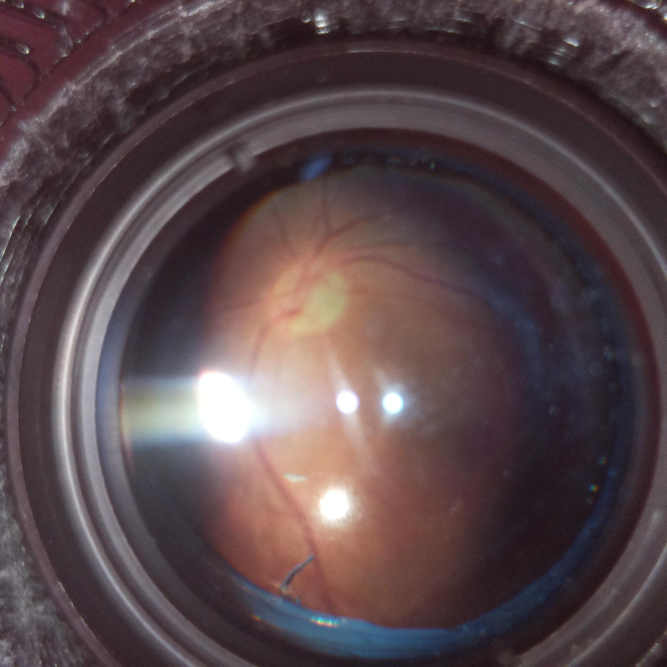
#> input picture Test1/ 11960_left.jpeg, 2000 x 2000 px (shown at 1/3 size)
$ python -i data_preprocess.py   (imports and definitions only)   (Python 2 division)   (older library calls are emulated)
#> lines starting #> are read from the running program, lines starting #| are printed output that depends on the picture; after the words box and inside, x2 and y2 are one past the last pixel; in counts of white or black regions, pixels touching at a corner belong together
#> in process_image, a is the input picture: shape (2000, 2000, 3); mean B, G, R 76.1, 72.3, 89.2
"""
Scales, cuts radius, and color balances all data in ./data folder.

See code at
https://github.com/btgraham/SparseConvNet/blob/kaggle_Diabetic_Retinopathy_competition/Data/kaggleDiabeticRetinopathy/preprocessImages.py

See code at: https://github.com/JeffreyDF/kaggle_diabetic_retinopathy/blob/master/generators.py
"""

import cv2
import IPython
import numpy as np
from PIL import Image, ImageChops, ImageOps

DO_TEST = False
scale = 180

fp = 'train/*.jpeg'

size = 512, 512
scale = 500


def scaleRadius(img, scale):
#> called with scale = 500
    x = img[img.shape[0]/2, :, :].sum(1)
#> x = 2000 values, max 663 at index 219, min 99 at index 1832, mean 282.6
    r = (x > x.mean()/10).sum()/2
#> r = 1000
    s = scale*1.0/r
#> s = 0.5
    return cv2.resize(img, (0, 0), fx=s, fy=s)


def process_image(f):
    a = cv2.imread(f)

    # Radius crop and color balance.
    a = scaleRadius(a, scale)
    b = np.zeros(a.shape)
    cv2.circle(b, (a.shape[1]/2, a.shape[0]/2), int(scale*0.9), (1, 1, 1), -1, 8, 0)
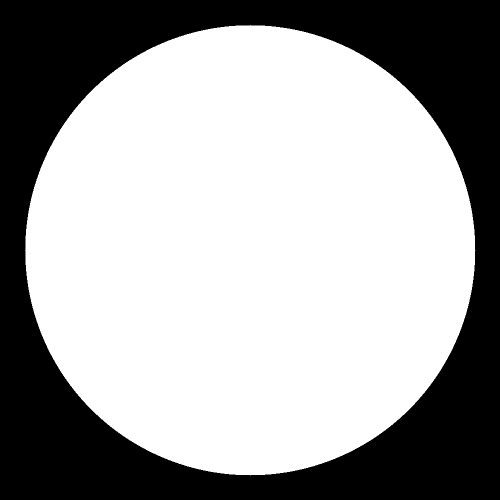
#> b: shape (1000, 1000, 3) float64 (shown at 1/2 size); values 0 (black) and 1 (white), 63.6% white; 1 black region, box (x1, y1, x2, y2) and area: (0, 0, 1000, 1000) 363879
    aa = cv2.addWeighted(a, 4, cv2.GaussianBlur(a, (0, 0), scale/30), -4, 128)*b + 128*(1 - b)
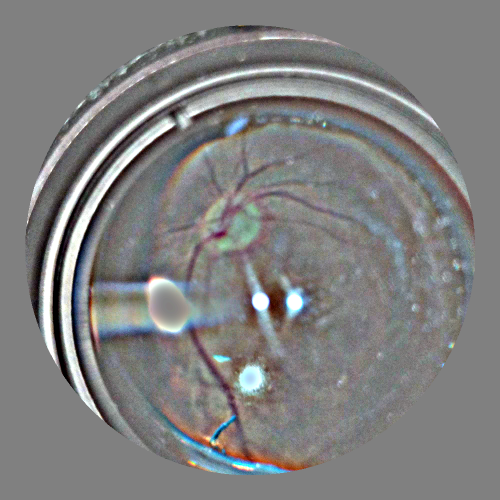
#> aa: shape (1000, 1000, 3) float64 (shown at 1/2 size); mean B, G, R 127.3, 127.3, 127.6

    # Remove border.
    image = Image.fromarray(np.uint8(aa))
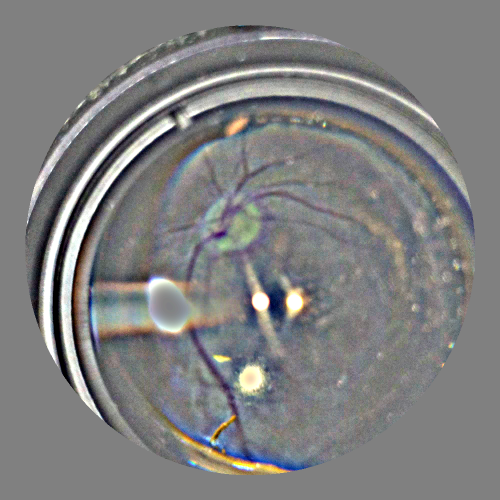
#> image: PIL image 1000x1000 RGB (shown at 1/2 size); mean R, G, B 127.3, 127.3, 127.6
    diff = max(image.size) - min(image.size)
#> diff = 0
    crop_size = diff/2
#> crop_size = 0

    if image.size[0] > image.size[1]:
        crop = image.crop(
            (
                crop_size,
                0,
                image.size[0] - crop_size,
                image.size[1]
            )
        )
    else:
        crop = image.crop(
            (
                0,
                crop_size,
                image.size[0],
                image.size[1] - crop_size
            )
        )

    # Handle rounding issues.
    max_side = max(crop.size)
#> max_side = 1000
    crop = crop.resize((max_side, max_side), Image.ANTIALIAS)

    # Resize.
    crop.thumbnail(size, Image.ANTIALIAS)
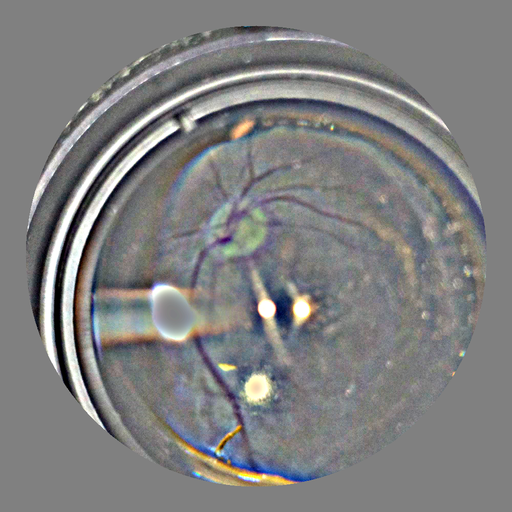
#> crop: PIL image 512x512 RGB; mean R, G, B 127.3, 127.3, 127.6

    return np.asarray(crop, dtype=np.uint8)

>>> result = process_image('../Test1/ 11960_left.jpeg')

$ run again, on Test1/1019_LB.jpeg
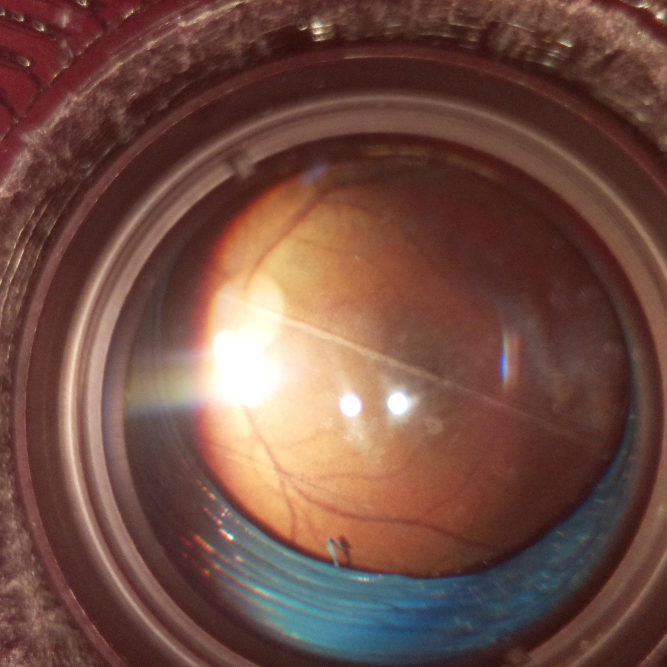
#> input picture Test1/1019_LB.jpeg, 2000 x 2000 px (shown at 1/3 size)
#> in process_image, a is the input picture: shape (2000, 2000, 3); mean B, G, R 67.7, 78, 114
#> x = 2000 values, max 757 at index 688, min 103 at index 1861, mean 347.7
#> r = 1000
#> s = 0.5
#> b: shape (1000, 1000, 3) float64; values 0 (black) and 1 (white), 63.6% white; 1 black region, box (x1, y1, x2, y2) and area: (0, 0, 1000, 1000) 363879
#> in process_image, `aa = cv2.addWeighted(a, 4, cv2.GaussianBlur(a, (0, 0), scale/30), -4, ..`:
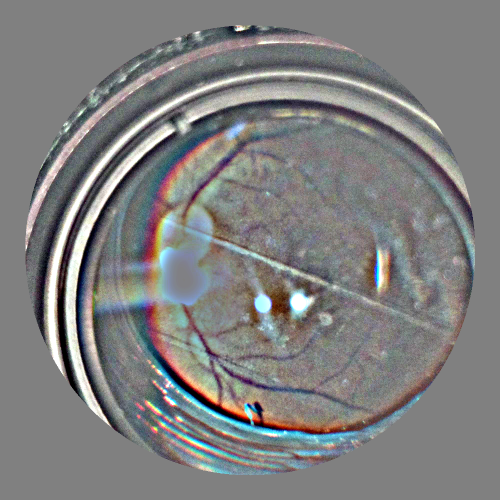
#> aa: shape (1000, 1000, 3) float64 (shown at 1/2 size); mean B, G, R 127.2, 127.3, 127.4
#> in process_image, `crop.thumbnail(size, Image.ANTIALIAS)`:
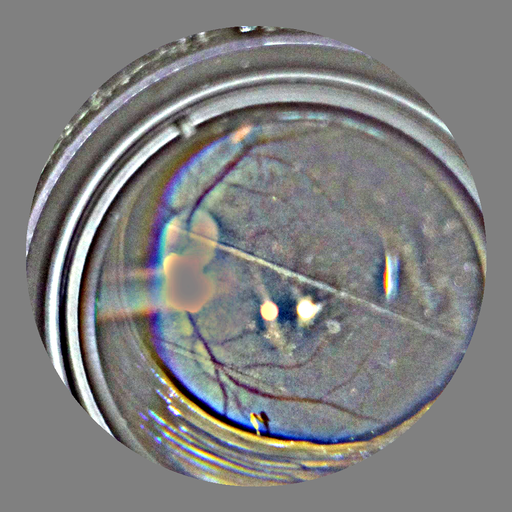
#> crop: PIL image 512x512 RGB; mean R, G, B 127.2, 127.3, 127.4

$ run again, on Test1/1019_left.jpeg
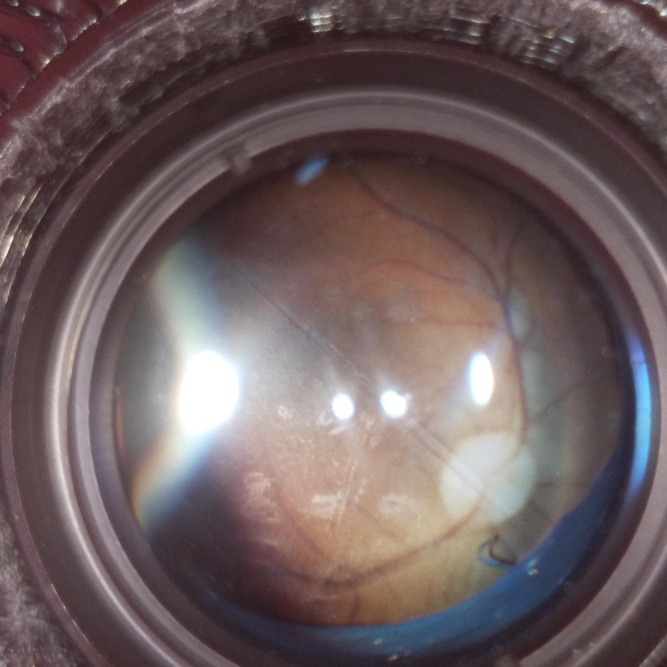
#> input picture Test1/1019_left.jpeg, 2000 x 2000 px (shown at 1/3 size)
#> in process_image, a is the input picture: shape (2000, 2000, 3); mean B, G, R 94.3, 93, 108.5
#> x = 2000 values, max 650 at index 565, min 133 at index 1833, mean 377
#> r = 1000
#> s = 0.5
#> b: shape (1000, 1000, 3) float64; values 0 (black) and 1 (white), 63.6% white; 1 black region, box (x1, y1, x2, y2) and area: (0, 0, 1000, 1000) 363879
#> in process_image, `aa = cv2.addWeighted(a, 4, cv2.GaussianBlur(a, (0, 0), scale/30), -4, ..`:
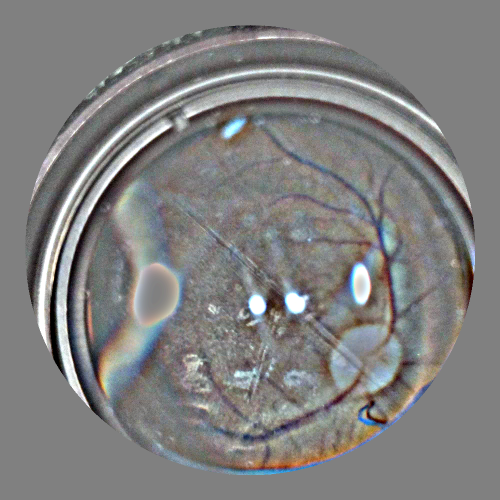
#> aa: shape (1000, 1000, 3) float64 (shown at 1/2 size); mean B, G, R 127.3, 127.6, 128.1
#> in process_image, `crop.thumbnail(size, Image.ANTIALIAS)`:
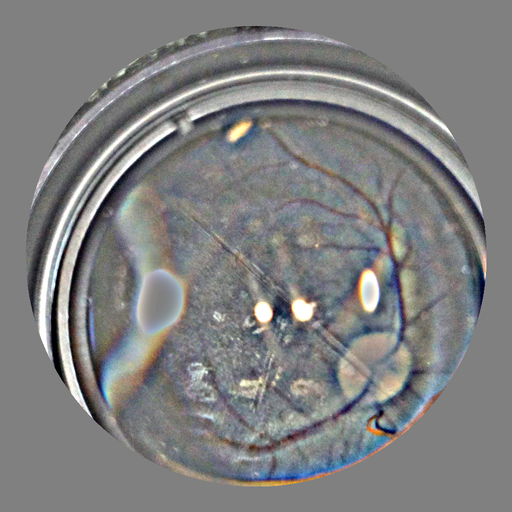
#> crop: PIL image 512x512 RGB; mean R, G, B 127.2, 127.6, 128.1

$ run again, on Test1/1117_right.jpeg
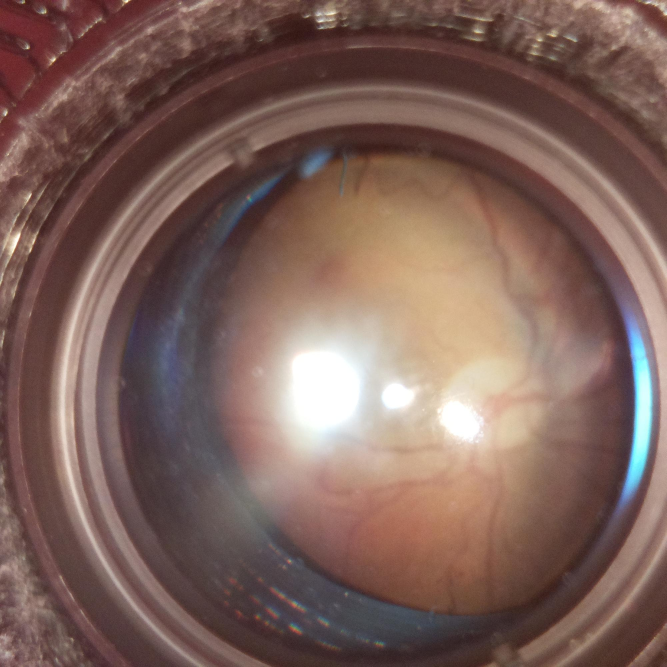
#> input picture Test1/1117_right.jpeg, 2000 x 2000 px (shown at 1/3 size)
#> in process_image, a is the input picture: shape (2000, 2000, 3); mean B, G, R 90.6, 98.3, 125.8
#> x = 2000 values, max 628 at index 214, min 173 at index 1858, mean 415.5
#> r = 1000
#> s = 0.5
#> b: shape (1000, 1000, 3) float64; values 0 (black) and 1 (white), 63.6% white; 1 black region, box (x1, y1, x2, y2) and area: (0, 0, 1000, 1000) 363879
#> in process_image, `aa = cv2.addWeighted(a, 4, cv2.GaussianBlur(a, (0, 0), scale/30), -4, ..`:
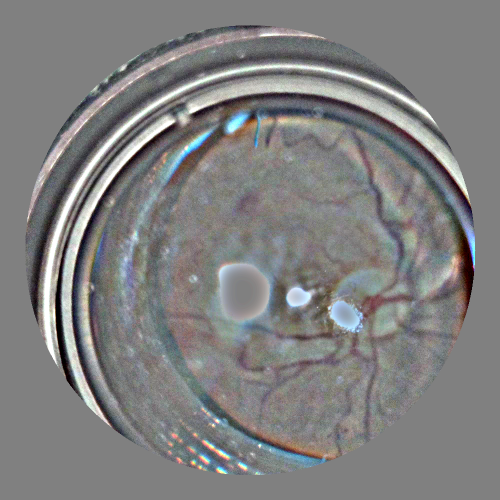
#> aa: shape (1000, 1000, 3) float64 (shown at 1/2 size); mean B, G, R 127.5, 127.5, 127.7
#> in process_image, `crop.thumbnail(size, Image.ANTIALIAS)`:
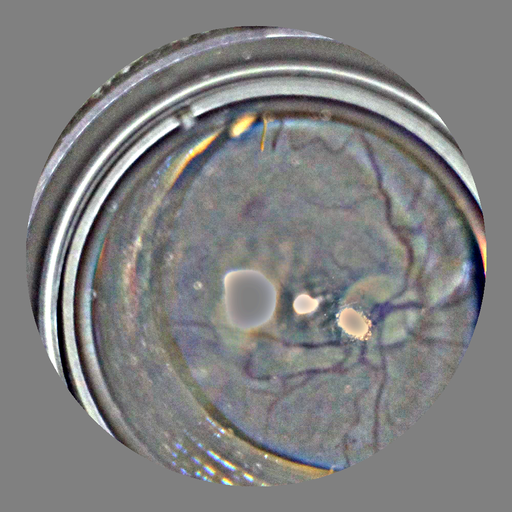
#> crop: PIL image 512x512 RGB; mean R, G, B 127.5, 127.5, 127.7
